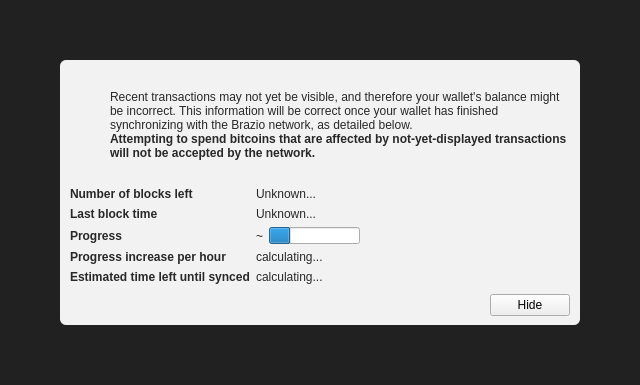
<?xml version="1.0" encoding="UTF-8"?>
<ui version="4.0">
 <class>ModalOverlay</class>
 <widget class="ModalOverlay" name="ModalOverlay">
  <property name="geometry">
   <rect>
    <x>0</x>
    <y>0</y>
    <width>640</width>
    <height>385</height>
   </rect>
  </property>
  <property name="windowTitle">
   <string>Form</string>
  </property>
  <layout class="QVBoxLayout" name="verticalLayout" stretch="0">
   <property name="sizeConstraint">
    <enum>QLayout::SetDefaultConstraint</enum>
   </property>
   <property name="leftMargin">
    <number>0</number>
   </property>
   <property name="topMargin">
    <number>0</number>
   </property>
   <property name="rightMargin">
    <number>0</number>
   </property>
   <property name="bottomMargin">
    <number>0</number>
   </property>
   <item>
    <widget class="QWidget" name="bgWidget" native="true">
     <property name="styleSheet">
      <string notr="true">#bgWidget { background: rgba(0,0,0,220); }</string>
     </property>
     <layout class="QVBoxLayout" name="verticalLayoutMain" stretch="1">
      <property name="leftMargin">
       <number>60</number>
      </property>
      <property name="topMargin">
       <number>60</number>
      </property>
      <property name="rightMargin">
       <number>60</number>
      </property>
      <property name="bottomMargin">
       <number>60</number>
      </property>
      <item>
       <widget class="QWidget" name="contentWidget" native="true">
        <property name="styleSheet">
         <string notr="true">#contentWidget { background: rgba(255,255,255,240); border-radius: 6px; }

QLabel { color: rgb(40,40,40);  }</string>
        </property>
        <layout class="QVBoxLayout" name="verticalLayoutSub" stretch="1,0,0,0">
         <property name="spacing">
          <number>0</number>
         </property>
         <property name="leftMargin">
          <number>10</number>
         </property>
         <property name="topMargin">
          <number>10</number>
         </property>
         <property name="rightMargin">
          <number>10</number>
         </property>
         <property name="bottomMargin">
          <number>10</number>
         </property>
         <item>
          <layout class="QHBoxLayout" name="horizontalLayoutIconText" stretch="0,1">
           <property name="topMargin">
            <number>20</number>
           </property>
           <item>
            <layout class="QVBoxLayout" name="verticalLayoutIcon">
             <property name="leftMargin">
              <number>0</number>
             </property>
             <item>
              <widget class="QPushButton" name="warningIcon">
               <property name="enabled">
                <bool>false</bool>
               </property>
               <property name="text">
                <string/>
               </property>
               <property name="icon">
                <iconset>
                 <normaloff>:/icons/warning</normaloff>
                 <disabledoff>:/icons/warning</disabledoff>:/icons/warning</iconset>
               </property>
               <property name="iconSize">
                <size>
                 <width>48</width>
                 <height>48</height>
                </size>
               </property>
               <property name="flat">
                <bool>true</bool>
               </property>
              </widget>
             </item>
             <item>
              <spacer name="verticalSpacerWarningIcon">
               <property name="orientation">
                <enum>Qt::Vertical</enum>
               </property>
               <property name="sizeHint" stdset="0">
                <size>
                 <width>20</width>
                 <height>40</height>
                </size>
               </property>
              </spacer>
             </item>
            </layout>
           </item>
           <item>
            <layout class="QVBoxLayout" name="verticalLayoutInfoText">
             <property name="leftMargin">
              <number>0</number>
             </property>
             <property name="topMargin">
              <number>0</number>
             </property>
             <item>
              <widget class="QLabel" name="infoText">
               <property name="text">
                <string>Recent transactions may not yet be visible, and therefore your wallet's balance might be incorrect. This information will be correct once your wallet has finished synchronizing with the Brazio network, as detailed below.</string>
               </property>
               <property name="textFormat">
                <enum>Qt::RichText</enum>
               </property>
               <property name="wordWrap">
                <bool>true</bool>
               </property>
              </widget>
             </item>
             <item>
              <widget class="QLabel" name="infoTextStrong">
               <property name="font">
                <font>
                 <weight>75</weight>
                 <bold>true</bold>
                </font>
               </property>
               <property name="text">
                <string>Attempting to spend bitcoins that are affected by not-yet-displayed transactions will not be accepted by the network.</string>
               </property>
               <property name="textFormat">
                <enum>Qt::RichText</enum>
               </property>
               <property name="wordWrap">
                <bool>true</bool>
               </property>
              </widget>
             </item>
             <item>
              <spacer name="verticalSpacerInTextSpace">
               <property name="orientation">
                <enum>Qt::Vertical</enum>
               </property>
               <property name="sizeHint" stdset="0">
                <size>
                 <width>20</width>
                 <height>40</height>
                </size>
               </property>
              </spacer>
             </item>
            </layout>
           </item>
          </layout>
         </item>
         <item>
          <spacer name="verticalSpacerAfterText">
           <property name="orientation">
            <enum>Qt::Vertical</enum>
           </property>
           <property name="sizeHint" stdset="0">
            <size>
             <width>20</width>
             <height>40</height>
            </size>
           </property>
          </spacer>
         </item>
         <item>
          <layout class="QFormLayout" name="formLayout">
           <property name="fieldGrowthPolicy">
            <enum>QFormLayout::FieldsStayAtSizeHint</enum>
           </property>
           <property name="horizontalSpacing">
            <number>6</number>
           </property>
           <property name="verticalSpacing">
            <number>6</number>
           </property>
           <property name="topMargin">
            <number>10</number>
           </property>
           <item row="0" column="0">
            <widget class="QLabel" name="labelNumberOfBlocksLeft">
             <property name="font">
              <font>
               <weight>75</weight>
               <bold>true</bold>
              </font>
             </property>
             <property name="text">
              <string>Number of blocks left</string>
             </property>
            </widget>
           </item>
           <item row="0" column="1">
            <widget class="QLabel" name="numberOfBlocksLeft">
             <property name="text">
              <string>Unknown...</string>
             </property>
            </widget>
           </item>
           <item row="1" column="0">
            <widget class="QLabel" name="labelLastBlockTime">
             <property name="font">
              <font>
               <weight>75</weight>
               <bold>true</bold>
              </font>
             </property>
             <property name="text">
              <string>Last block time</string>
             </property>
            </widget>
           </item>
           <item row="1" column="1">
            <widget class="QLabel" name="newestBlockDate">
             <property name="sizePolicy">
              <sizepolicy hsizetype="Maximum" vsizetype="Preferred">
               <horstretch>0</horstretch>
               <verstretch>0</verstretch>
              </sizepolicy>
             </property>
             <property name="text">
              <string>Unknown...</string>
             </property>
            </widget>
           </item>
           <item row="2" column="0">
            <widget class="QLabel" name="labelSyncDone">
             <property name="font">
              <font>
               <weight>75</weight>
               <bold>true</bold>
              </font>
             </property>
             <property name="text">
              <string>Progress</string>
             </property>
            </widget>
           </item>
           <item row="2" column="1">
            <layout class="QHBoxLayout" name="horizontalLayoutSync" stretch="0,1">
             <item>
              <widget class="QLabel" name="percentageProgress">
               <property name="text">
                <string notr="true">~</string>
               </property>
              </widget>
             </item>
             <item>
              <widget class="QProgressBar" name="progressBar">
               <property name="value">
                <number>24</number>
               </property>
               <property name="format">
                <string/>
               </property>
              </widget>
             </item>
            </layout>
           </item>
           <item row="4" column="0">
            <widget class="QLabel" name="labelProgressIncrease">
             <property name="font">
              <font>
               <weight>75</weight>
               <bold>true</bold>
              </font>
             </property>
             <property name="text">
              <string>Progress increase per hour</string>
             </property>
            </widget>
           </item>
           <item row="4" column="1">
            <widget class="QLabel" name="progressIncreasePerH">
             <property name="text">
              <string>calculating...</string>
             </property>
            </widget>
           </item>
           <item row="5" column="0">
            <widget class="QLabel" name="labelEstimatedTimeLeft">
             <property name="font">
              <font>
               <weight>75</weight>
               <bold>true</bold>
              </font>
             </property>
             <property name="text">
              <string>Estimated time left until synced</string>
             </property>
            </widget>
           </item>
           <item row="5" column="1">
            <widget class="QLabel" name="expectedTimeLeft">
             <property name="text">
              <string>calculating...</string>
             </property>
            </widget>
           </item>
          </layout>
         </item>
         <item>
          <layout class="QHBoxLayout" name="horizontalLayoutButtons">
           <property name="leftMargin">
            <number>10</number>
           </property>
           <property name="topMargin">
            <number>10</number>
           </property>
           <item>
            <spacer name="horizontalSpacer">
             <property name="orientation">
              <enum>Qt::Horizontal</enum>
             </property>
             <property name="sizeHint" stdset="0">
              <size>
               <width>40</width>
               <height>20</height>
              </size>
             </property>
            </spacer>
           </item>
           <item>
            <widget class="QPushButton" name="closeButton">
             <property name="text">
              <string>Hide</string>
             </property>
            </widget>
           </item>
          </layout>
         </item>
        </layout>
       </widget>
      </item>
     </layout>
    </widget>
   </item>
  </layout>
 </widget>
 <customwidgets>
  <customwidget>
   <class>ModalOverlay</class>
   <extends>QWidget</extends>
   <header>modaloverlay.h</header>
   <container>1</container>
  </customwidget>
 </customwidgets>
 <resources/>
 <connections/>
</ui>
